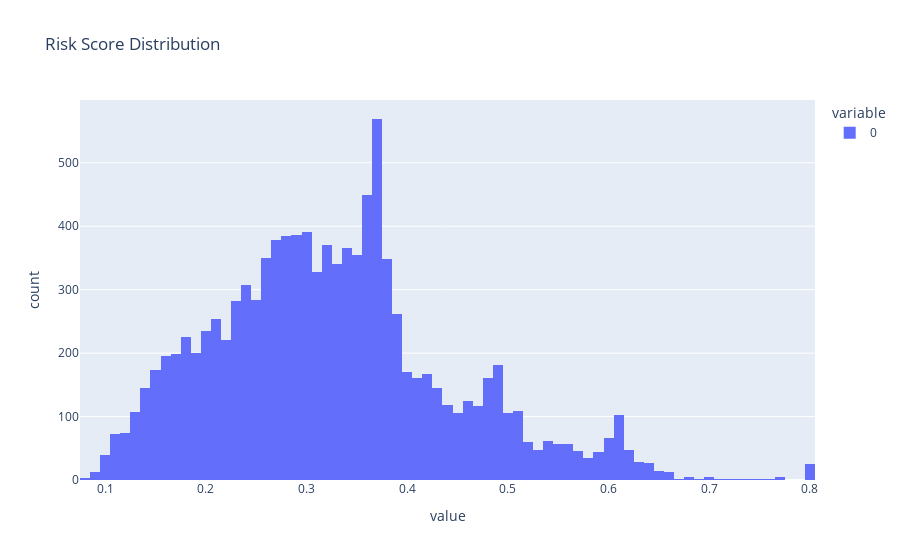

Write notebook code for a chart like this one.
### Markdown cell above
## 5. Risk Analysis

Let's analyze the risk distribution across transactions:

### Code cell
from tqdm import tqdm
# Extract features and calculate risk scores
feature_extractor = FeatureExtractor()
risk_scorer = RiskScorer()

risk_scores = []
for tx in tqdm(transactions):
    features = feature_extractor.extract_features(tx, transactions)
    risk_score = risk_scorer.calculate_risk_score(features)
    risk_scores.append(risk_score)

# Plot risk score distribution
fig = px.histogram(risk_scores, title='Risk Score Distribution')
fig.show()

### Figure 1 — Plotly figure (JSON) as saved in the notebook; plotly's stock layout.template omitted (floating-point values rounded to 4 significant figures; data arrays with more than 128 entries replaced by an {"elided": "..."} marker saying what was removed)
{"data": [{"bingroup": "x", "hovertemplate": "variable=0<br>value=%{x}<br>count=%{y}<extra></extra>", "legendgroup": "0", "marker": {"color": "#636efa", "pattern": {"shape": ""}}, "name": "0", "orientation": "v", "showlegend": true, "type": "histogram", "x": {"elided": "10724 float values"}, "xaxis": "x", "yaxis": "y"}], "layout": {"barmode": "relative", "legend": {"title": {"text": "variable"}, "tracegroupgap": 0}, "title": {"text": "Risk Score Distribution"}, "xaxis": {"anchor": "y", "domain": [0, 1], "title": {"text": "value"}}, "yaxis": {"anchor": "x", "domain": [0, 1], "title": {"text": "count"}}}}
